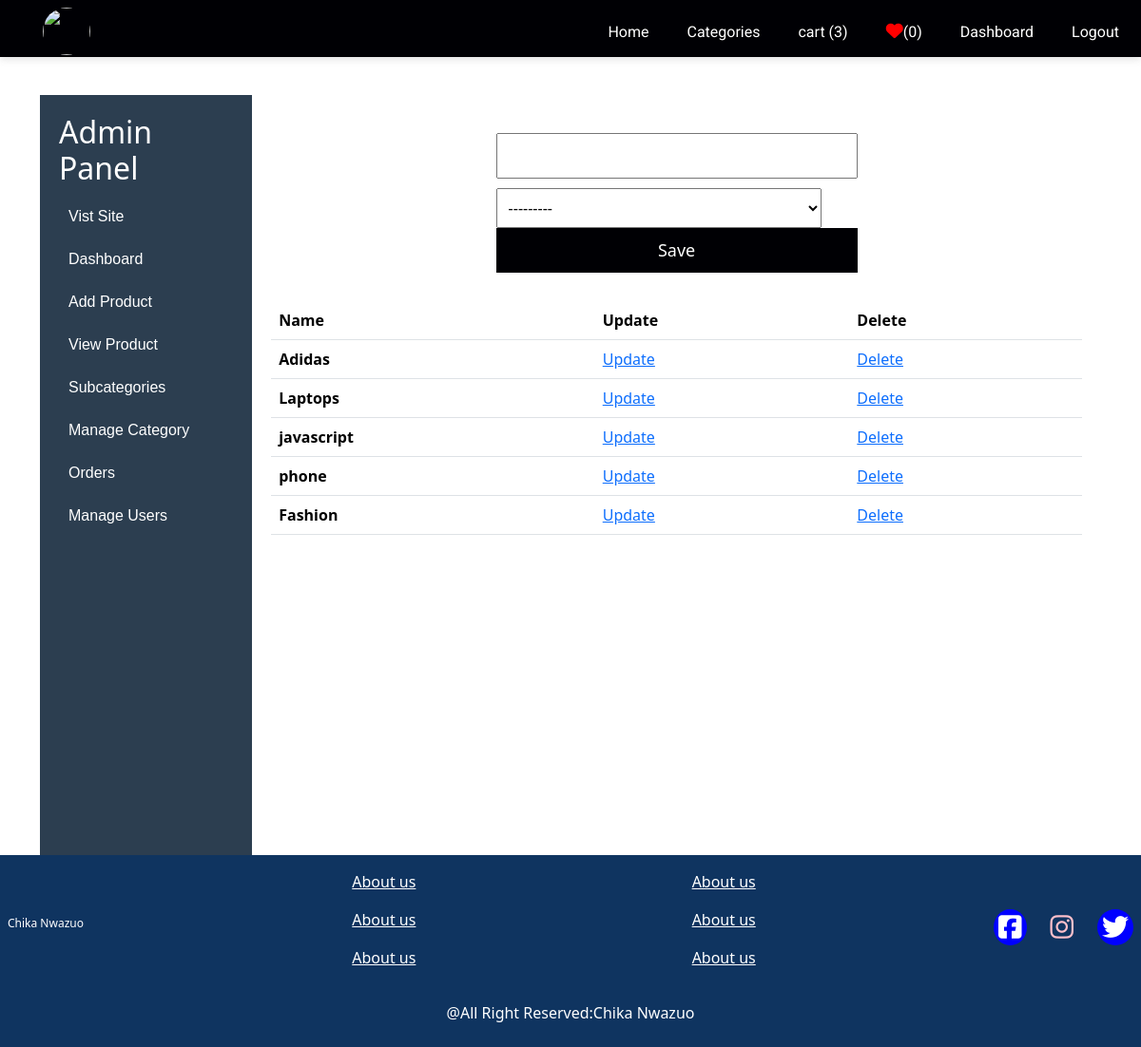
Screenshot of /adminapp/viewsubcategory/ (signed in) with the database file from the repository.
### adminapp/models.py (models this page shows, shortened)
class Subcategory(models.Model):
        category_id=models.ForeignKey(Category,related_name='categories',on_delete=models.CASCADE)
        subname=models.CharField(max_length=200,unique=True)

### adminapp/views.py (the view, shortened to what this page needs)
# urls.py: path("viewsubcategory/",views.subcategory.as_view(), name='viewsubcategory'),
class subcategory(View):
    def get(self,request):
        if not request.user.is_superuser:
            return redirect(request.META.get('HTTP_REFERER','/'))
        subform=SubcatsForm()
        getsubcategory=Subcategory.objects.all()
        context={"subcat":getsubcategory,'subform':subform}
        return render(request,'pages/viewsubcategory.html',context)

### adminapp/forms.py
class SubcatsForm(forms.ModelForm):
	class Meta:
		model=Subcategory
		fields=('subname','category_id')
		subname=forms.CharField(widget=forms.TextInput(attrs={'placeholder':'Subcategory name'}))
		category_id=forms.CharField(widget=forms.Select())

### adminapp/analaystics.py (called while the page is built)
def analaytics(request):
    number_of_p= Product.objects.count()
    users=User.objects.count()
    product_selling_total= Product.objects.aggregate(price=Sum('price'))['price'] or 0
    product_bought_total= Product.objects.aggregate(bought_price=Sum('bought_price'))['bought_price'] or 0
    total_order= PaymentRecord.objects.aggregate(total_amount=Sum('total_amount'))['total_amount'] or 0
    profit=product_bought_total - product_selling_total
    return{'number_of_p':number_of_p,'users':users,"product_selling_total":product_selling_total,"profit":profit,'product_bought_total':product_bought_total}

### adminapp/models.py (called while the page is built)
    def __str__(self):
        return self.name

### commapp/context_processors.py (called while the page is built)
def category(request):
	category=Category.objects.all()
	categorytopbar=Category.objects.filter(categories__isnull=False).distinct()
	subcategory=Subcategory.objects.all()
	if request.user.is_authenticated:
		getwishlist=Wishlist.objects.filter(user=request.user).count()
		countcart=Cart.objects.filter(users=request.user).count()
	else:
		getwishlist=0
		countcart=0
	return{'category':category,'subcategory':subcategory,'categorytopbar':categorytopbar,'getwishlist':getwishlist,'countcart':countcart}

### adminapp/templates/pages/viewsubcategory.html (shortened to what this page needs)
{% extends 'layout/based.html' %}
{% block content %}
<div class="adminpage_Settings">
  {% include 'adminlayout/adminsidebar.html' %}
  <div class="admin_container">
    <form action="" method="post">
	{{subform.subname}}
	{{subform.category_id}}
	<button type="submit">Save</button>
</form>
<table class="table">
  <thead>
    <tr>
      <th scope="col">Name</th>
      <th scope="col">Update</th>
      <th scope="col">Delete</th>
    </tr>
  </thead>
  <tbody>
    {% for subcat in subcat %}
    <tr>
      <th scope="row">{{subcat.subname}}</th>
      <td><a href="{% url 'adminapp:updatesubcategory' subcat.id %}">Update</a></td>
       <td><a href="{% url 'adminapp:deletesubcategory' subcat.id %}">Delete</a></td>
    </tr>
    {% endfor %}
  </tbody>
</table>
</div>
</div>
{% endblock %}

### commapp/static/css/navbar.css (style rules this page uses)
* { padding: 0; margin: 0; }
body { font-family: 'Roboto', sans-serif; }
:root { --primary-color: #000004;; --font-family: 'Roboto', sans-serif; }

### commapp/static/css/forms.css (style rules this page uses)
:root { --primary-color: #EB556E; --font-family: 'Roboto', sans-serif; }
form { display: flex; flex-direction: column; padding: 10px; max-width: 400px; margin: 10px auto; }
::placeholder { color: #ccc; }
form>input,select { padding: 10px; outline: none; margin-bottom: 10px; }
form>button { padding: 10px; border: none; margin-bottom: 10px; color: white; font-size: 18px; font-weight: 500; background-color: var(--primary-color); cursor: pointer; }
.admincategorypage>form>input,select { padding: 10px; outline: none; margin-bottom: 10px; }
.registrationpage>form>input,select,textarea { width: 90%; padding: 8px; outline: none; margin: 10px 0px; }

### commapp/static/css/product.css (style rules this page uses)
:root { --primary-color: #000004;; --font-family: 'Roboto', sans-serif; }
body { font-family: 'Franklin Gothic Medium', 'Arial Narrow', Arial, sans-serif; }

### commapp/static/css/admincss.css (style rules this page uses)
body { font-family: 'Franklin Gothic Medium', 'Arial Narrow', Arial, sans-serif; background-color: #aeb2b6; }
.adminpage_Settings { display: flex; width: 100% !important; margin: 0px auto; }
.admin_container { width: 80%; padding: 20px; }

### rows the page displays
Subcategory: subname "Adidas"
Subcategory: subname "Laptops"
Subcategory: subname "javascript"
Subcategory: subname "phone"
Subcategory: subname "Fashion"

### other values shown
{{ countcart }} "3"
{{ getwishlist }} "0"
